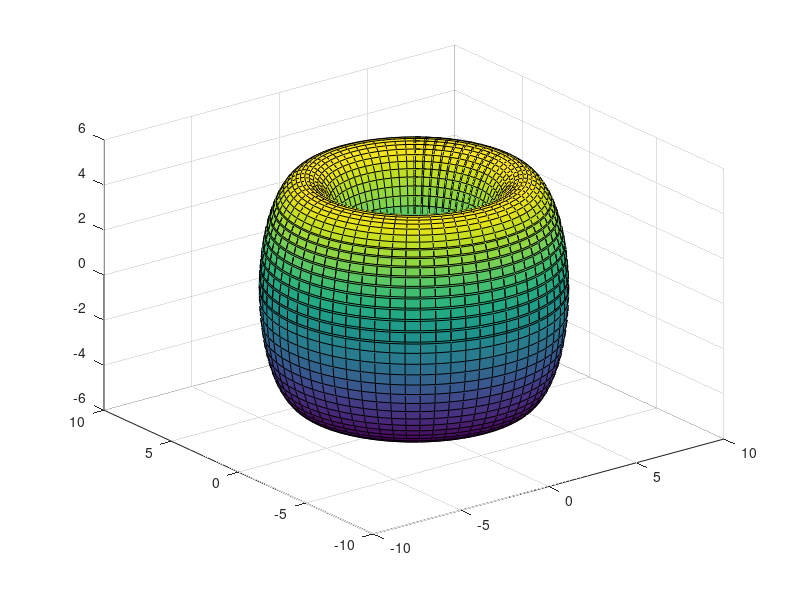

MATLAB code to generate this figure:
clear all
clc
R=5;
r=2;
v=0:0.1:2*pi+1;
u=0:0.1:2*pi+1;
[U,V]=meshgrid(u,v)
S1=(R+r*cos(U)).*cos(V);
S2=(R+r*cos(U)).*sin(V);
S3=R*sin(U);
surf(S1,S2,S3);